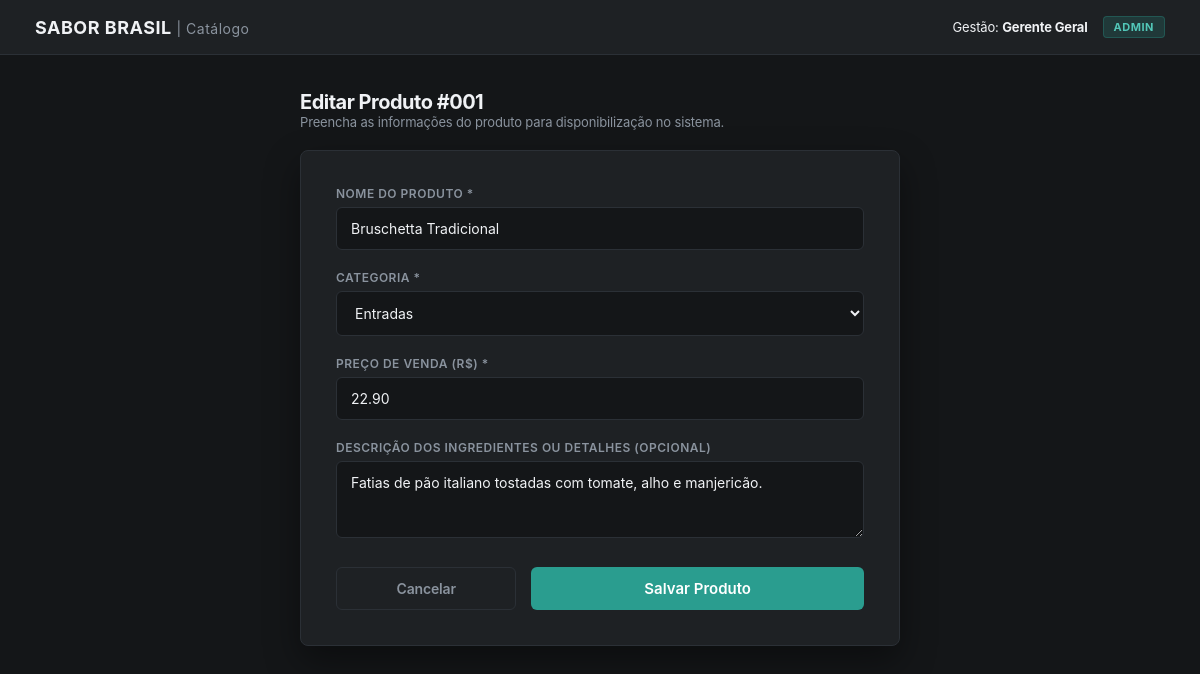
The page /cardapio/form.php?id=1 (signed in) on the database its author committed.
### tables this page shows
CREATE TABLE IF NOT EXISTS cardapio (
    id INT AUTO_INCREMENT PRIMARY KEY,
    nome VARCHAR(150) NOT NULL,
    categoria ENUM(
        'Entradas',
        'Pratos Principais',
        'Sobremesas',
        'Bebidas'
    ) NOT NULL,
    descricao TEXT,
    preco DECIMAL(10, 2) NOT NULL,
    disponivel TINYINT(1) DEFAULT 1
);

### utils/session_helper.php (called while the page is built, shortened)
<?php
function h($string)
{
    return htmlspecialchars($string, ENT_QUOTES, 'UTF-8');
}

### cardapio/form.php (the view, shortened to what this page needs)
<?php
require_once '../utils/session_helper.php';
require_once '../config/db.php';
$nome = "";
$categoria = "Pratos Principais";
$descricao = "";
$preco = "";
$titulo_tela = "Novo Produto no Catálogo";
if (isset($_GET['id'])) {
    $id = filter_input(INPUT_GET, 'id', FILTER_VALIDATE_INT);
    if ($id) {
        try {
            $stmt = $pdo->prepare("SELECT * FROM cardapio WHERE id = :id LIMIT 1");
            $stmt->execute([':id' => $id]);
            $item = $stmt->fetch();
            if ($item) {
                $nome = $item['nome'];
                $categoria = $item['categoria'];
                $descricao = $item['descricao'];
                $preco = $item['preco'];
                $titulo_tela = "Editar Produto #00" . $id;
            } else {
                header("Location: listar.php");
                exit();
            }
        } catch (PDOException $e) {
            die("Erro ao carregar produto para edição: " . h($e->getMessage()));
        }
    }
}
?>
<!DOCTYPE html>
<html lang="pt-BR">
<head>
    <link rel="stylesheet" href="../css/style.css">
</head>
<body>
    <header class="topbar">
        <a href="listar.php" class="topbar-brand">SABOR BRASIL <span
                style="font-size: 14px; font-weight: normal; color: var(--text-secondary);">| Catálogo</span></a>
        <div class="topbar-user">
            <span>Gestão: <strong><?php echo h($_SESSION['usuario_nome']); ?></strong></span>
            <span class="badge-perfil"><?php echo h($_SESSION['usuario_perfil']); ?></span>
        </div>
    </header>
    <main class="container">
        <div class="page-header" style="max-width: 600px; margin: 0 auto 20px auto; border: none; padding: 0;">
            <div>
                <h2><?php echo h($titulo_tela); ?></h2>
                <p style="color: var(--text-secondary); font-size: 13px;">Preencha as informações do produto para
                    disponibilização no sistema.</p>
            </div>
        </div>
        <div class="form-box">
            <form action="salvar.php" method="POST">
                <div class="form-group">
                    <label for="nome">Nome do Produto *</label>
                    <input type="text" id="nome" name="nome" class="form-control"
                        placeholder="Ex: Picanha na Grelha 500g" value="<?php echo h($nome); ?>" required autofocus>
                </div>
                <div class="form-group">
                    <label for="categoria">Categoria *</label>
                    <select id="categoria" name="categoria" class="form-control" required style="cursor: pointer;">
                        <option value="Entradas" <?php if ($categoria === 'Entradas')
                            echo 'selected'; ?>>Entradas
                        </option>
                    </select>
                </div>
                <div class="form-group">
                    <label for="preco">Preço de Venda (R$) *</label>
                    <input type="number" id="preco" name="preco" class="form-control" placeholder="Ex: 45.90"
                        step="0.01" min="0.01" value="<?php echo h($preco); ?>" required>
                </div>
                <div class="form-group">
                    <label for="descricao">Descrição dos Ingredientes ou Detalhes (Opcional)</label>
                    <textarea id="descricao" name="descricao" class="form-control" rows="3"
                        placeholder="Ex: Acompanha arroz branco, farofa artesanal e vinagrete."><?php echo h($descricao); ?></textarea>
                </div>
                <div style="display: flex; gap: 15px; margin-top: 25px;">
                    <a href="listar.php"
                        style="flex: 1; text-align: center; padding: 12px; border: 1px solid var(--border); border-radius: 6px; color: var(--text-secondary); text-decoration: none; font-size: 14px; font-weight: 600;">Cancelar</a>
                    <button type="submit" class="btn-submit" style="flex: 2; margin: 0; font-size: 15px;">
                        Salvar Produto
                    </button>
                </div>
            </form>
        </div>
    </main>
</body>
</html>

### css/style.css (style rules this page uses)
:root { --bg-primary: #141618; --bg-surface: #1e2124; --text-primary: #f0f2f5; --text-secondary: #8a939e; --accent: #2a9d8f; --accent-hover: #218276; --danger: #d9534f; --success: #2a9d8f; --warning: #f4a261; --border: #2b3036; }
* { margin: 0; padding: 0; box-sizing: border-box; font-family: -apple-system, BlinkMacSystemFont, "Segoe UI", Roboto, Oxygen, Ubuntu, Cantarell, "Open Sans", "Helvetica Neue", sans-serif; }
body { background-color: var(--bg-primary); color: var(--text-primary); min-height: 100vh; display: flex; flex-direction: column; letter-spacing: -0.01em; }
.form-group { margin-bottom: 20px; text-align: left; }
.form-group label { display: block; font-size: 12px; color: var(--text-secondary); margin-bottom: 6px; font-weight: 600; text-transform: uppercase; letter-spacing: 0.5px; }
.form-control { width: 100%; padding: 12px 14px; background: var(--bg-primary); border: 1px solid var(--border); border-radius: 6px; color: var(--text-primary); font-size: 14px; transition: border-color 0.2s, box-shadow 0.2s; }
.btn-submit { width: 100%; padding: 12px; background: var(--accent); color: white; border: none; border-radius: 6px; font-size: 15px; font-weight: 600; cursor: pointer; transition: background 0.2s; margin-top: 10px; }
.topbar { background: var(--bg-surface); border-bottom: 1px solid var(--border); padding: 16px 35px; display: flex; justify-content: space-between; align-items: center; }
.topbar-brand { font-size: 18px; font-weight: 700; color: var(--text-primary); text-decoration: none; letter-spacing: 0.5px; }
.topbar-user { display: flex; align-items: center; gap: 15px; font-size: 13px; }
.badge-perfil { background: rgba(42, 157, 143, 0.2); color: #52c7b8; padding: 3px 10px; border-radius: 4px; font-size: 11px; font-weight: 700; text-transform: uppercase; letter-spacing: 0.5px; border: 1px solid rgba(42, 157, 143, 0.3); }
.container { max-width: 1200px; margin: 35px auto; padding: 0 25px; width: 100%; }
.page-header { margin-bottom: 30px; display: flex; justify-content: space-between; align-items: center; border-bottom: 1px solid var(--border); padding-bottom: 15px; }
.page-header h2 { font-size: 20px; font-weight: 700; color: var(--text-primary); letter-spacing: -0.5px; }

### cardapio/form.php (style rules this page uses)
.form-box { background: var(--bg-surface); border: 1px solid var(--border); border-radius: 8px; padding: 35px; max-width: 600px; margin: 20px auto; box-shadow: 0 15px 35px rgba(0, 0, 0, 0.4); }

### rows shown on the page
cardapio: nome "Bruschetta Tradicional", categoria "Entradas", preco "22.90", descricao "Fatias de pão italiano tostadas com tomate, alho e manjericão."

### other values the page prints
$_SESSION['usuario_nome'] "Gerente Geral"
$_SESSION['usuario_perfil'] "ADMIN"
$titulo_tela "Editar Produto #001"
